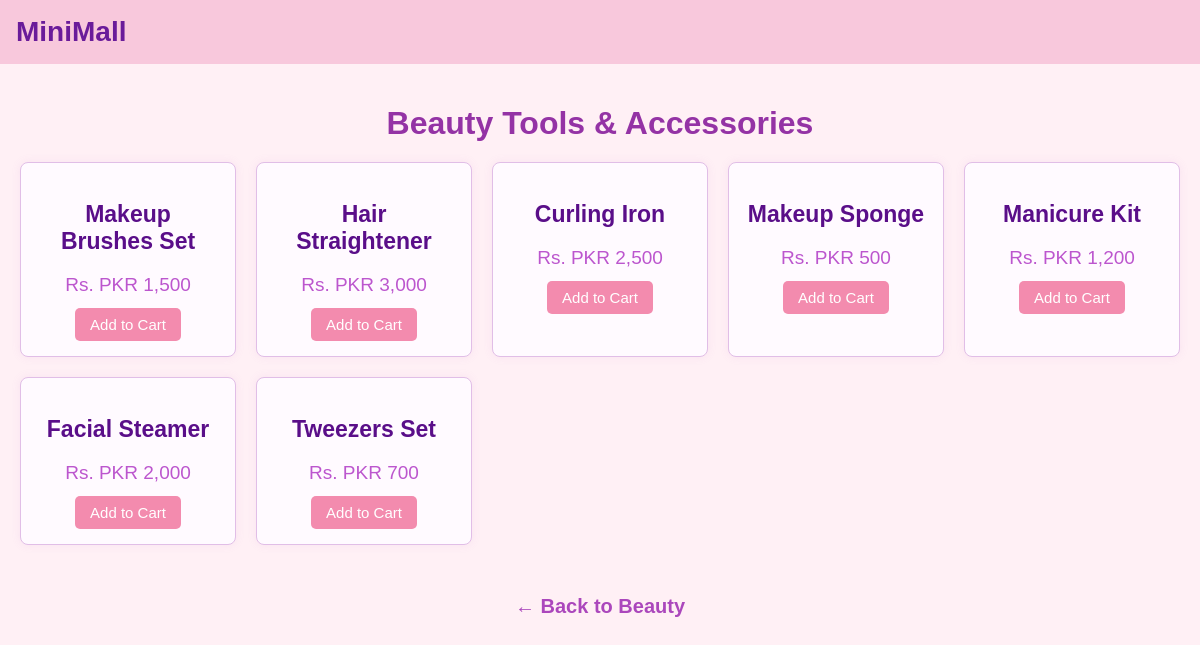
Page /beautyphp/tools.php on the committed database.
### tables this page shows
CREATE TABLE CT_05_Subcategory_Items (
    category_id VARCHAR(10),   
    subcategory_id VARCHAR(10),   
    subcategory_name VARCHAR(100),   
    item_id VARCHAR(10),   
    item_name VARCHAR(100),   
    price VARCHAR(50),   
    PRIMARY KEY (category_id, subcategory_id, item_id),   
    FOREIGN KEY (category_id) REFERENCES category(category_id),   
    FOREIGN KEY (subcategory_id) REFERENCES ct_05_beauty_personal_care(subcategory_id)   
);

### beautyphp/tools.php (the view, shortened to what this page needs)
<?php
$conn = new mysqli("localhost", "root", "", "mall");
$sql = "SELECT item_id, item_name, price FROM ct_05_subcategory_items WHERE subcategory_id = 'BP-07'";
$result = $conn->query($sql);
?>
<!DOCTYPE html>
<html lang="en">
<head>
  <link rel="stylesheet" href="items.css" />
</head>
<body>
  <header>
    <div class="logo">MiniMall</div>
  </header>
  <div class="container">
    <h1>Beauty Tools & Accessories</h1>
    <div class="subcategory-grid">
      <?php while($row = $result->fetch_assoc()): ?>
       <div class="subcategory-card">
          <h3><?= htmlspecialchars($row['item_name']) ?></h3>
          <p>Rs. <?= htmlspecialchars($row['price']) ?></p>
          <form method="POST" action="../add_to_cart.php">
  <button class="add-to-cart" type="submit">Add to Cart</button>
</form>
        </div>
      <?php endwhile; ?>
    </div>
  </div>
  <nav class="back-home">
    <a href="../beauty.php">← Back to Beauty</a>
  </nav>
</body>
</html>

### beautyphp/items.css (style rules this page uses)
body { font-family: sans-serif; background: #fff0f5; margin: 0; padding: 0; }
header { background-color: #f8c8dc; color: #6a1b9a; padding: 1rem; }
.logo { font-size: 28px; font-weight: bold; }
.container { padding: 20px; text-align: center; }
h1 { color: #9433a5; margin-bottom: 20px; }
.subcategory-grid { display: grid; grid-template-columns: repeat(auto-fill, minmax(200px, 1fr)); gap: 20px; margin-top: 20px; }
.subcategory-card { background-color: #fffaff; border: 1px solid #e1bee7; border-radius: 8px; padding: 15px; text-align: center; box-shadow: 0 0 10px rgba(186, 104, 200, 0.1); }
.subcategory-card h3 { font-size: 23px; color: #5a0e89; margin-bottom: 10px; }
.subcategory-card p { font-size: 19px; color: #bc56ce; margin-bottom: 12px; }
.add-to-cart { background-color: #f38bae; color: white; border: none; padding: 8px 15px; border-radius: 5px; cursor: pointer; font-size: 15px; }
.back-home { text-align: center; margin-top: 30px; font-size: 20px; }
.back-home a { text-decoration: none; color: #ab47bc; font-weight: bold; }

### rows in the picture
ct_05_subcategory_items: item_name "Makeup Brushes Set", price "PKR 1,500"
ct_05_subcategory_items: item_name "Hair Straightener", price "PKR 3,000"
ct_05_subcategory_items: item_name "Curling Iron", price "PKR 2,500"
ct_05_subcategory_items: item_name "Makeup Sponge", price "PKR 500"
ct_05_subcategory_items: item_name "Manicure Kit", price "PKR 1,200"
ct_05_subcategory_items: item_name "Facial Steamer", price "PKR 2,000"
ct_05_subcategory_items: item_name "Tweezers Set", price "PKR 700"
